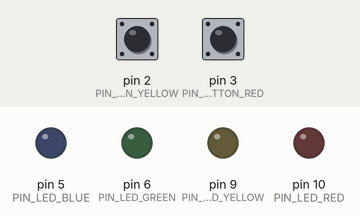
A sketch run on a simulated Arduino Uno, built with avr-gcc and run on an emulated ATmega328P. On the bench: output pins drawn as LEDs (lit = HIGH). The inputs (shaded band) are chosen by the test bench; at power-on: pin 2 (PIN_PUSHBUTTON_YELLOW) HIGH, pin 3 (PIN_PUSHBUTTON_RED) HIGH.

Above: at 1.2 s.
1.3 s: pin 2 (PIN_PUSHBUTTON_YELLOW) pulled LOW for 0.15 s
At 1.37 s:
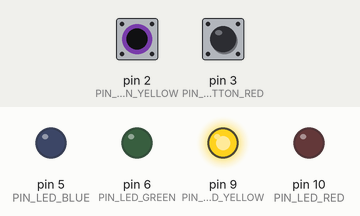
2.9 s: pin 3 (PIN_PUSHBUTTON_RED) pulled LOW for 0.15 s
At 2.98 s:
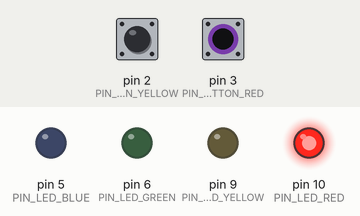
4.5 s: pin 3 (PIN_PUSHBUTTON_RED) pulled LOW for 3.2 s
At 8.0 s:
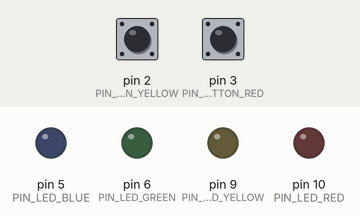
9.2 s: pin 2 (PIN_PUSHBUTTON_YELLOW) pulled LOW for 3.2 s
At 10.3 s:
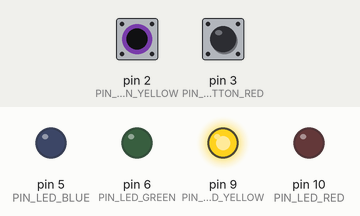
13.9 s: pin 2 (PIN_PUSHBUTTON_YELLOW) driven LOW and pin 3 (PIN_PUSHBUTTON_RED) driven LOW
At 15.4 s:
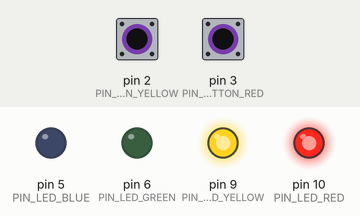
Timing chart, 0 to 16.4 s (numbered marks = the images above; inputs shaded):
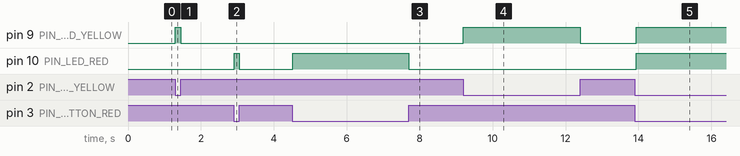

The sketch:

FourLEDsSequencingWithArduinoLibrary.ino
```cpp
#define PIN_LED_RED 10
#define PIN_LED_YELLOW 9
#define PIN_LED_GREEN 6
#define PIN_LED_BLUE 5

#define PIN_PUSHBUTTON_RED 3
#define PIN_PUSHBUTTON_YELLOW 2
#define PIN_PUSHBUTTON_GREEN 1
#define PIN_PUSHBUTTON_BLUE 0

/*** Interrupt flags ***/
volatile int mainEventFlags = 0;
#define FLAG_YELLOW_PUSHBUTTON 0x01
#define FLAG_RED_PUSHBUTTON 0x02

uint8_t greenState = 1;
uint8_t blueState = 1;
uint8_t lastGreenState = 1;
uint8_t lastBlueState = 1;

uint8_t currentIndex = 0;
uint8_t savedLeds[10] = {PIN_LED_BLUE,
                        PIN_LED_BLUE,
                        PIN_LED_BLUE,
                        PIN_LED_BLUE,
                        PIN_LED_BLUE,
                        PIN_LED_BLUE,
                        PIN_LED_BLUE,
                        PIN_LED_BLUE,
                        PIN_LED_BLUE,
                        PIN_LED_BLUE};

void setup()
{
  Serial.begin(9600);
  pinMode(PIN_LED_RED, OUTPUT);
  pinMode(PIN_LED_YELLOW, OUTPUT);
  pinMode(PIN_LED_GREEN, OUTPUT);
  pinMode(PIN_LED_BLUE, OUTPUT);

  pinMode(PIN_PUSHBUTTON_RED, INPUT_PULLUP);
  pinMode(PIN_PUSHBUTTON_YELLOW, INPUT_PULLUP);
  pinMode(PIN_PUSHBUTTON_GREEN, INPUT_PULLUP);
  pinMode(PIN_PUSHBUTTON_BLUE, INPUT_PULLUP);

  attachInterrupt(digitalPinToInterrupt(PIN_PUSHBUTTON_YELLOW), yellow_pushbutton_isr, FALLING);  // RD2 i.e. 2 (isr 0)
  attachInterrupt(digitalPinToInterrupt(PIN_PUSHBUTTON_RED), red_pushbutton_isr, FALLING);  // RD3 i.e. 3 (isr 1)
}

void resetArray() {
  currentIndex = 0;
  savedLeds[0] = PIN_LED_BLUE;
  savedLeds[1] = PIN_LED_BLUE;
  savedLeds[2] = PIN_LED_BLUE;
  savedLeds[3] = PIN_LED_BLUE;
  savedLeds[4] = PIN_LED_BLUE;
  savedLeds[5] = PIN_LED_BLUE;
  savedLeds[6] = PIN_LED_BLUE;
  savedLeds[7] = PIN_LED_BLUE;
  savedLeds[8] = PIN_LED_BLUE;
  savedLeds[9] = PIN_LED_BLUE;
}

void loop()
{
  digitalWrite(PIN_LED_RED, !digitalRead(PIN_PUSHBUTTON_RED));
  digitalWrite(PIN_LED_YELLOW, !digitalRead(PIN_PUSHBUTTON_YELLOW));
  digitalWrite(PIN_LED_GREEN, !digitalRead(PIN_PUSHBUTTON_GREEN));
  digitalWrite(PIN_LED_BLUE, !digitalRead(PIN_PUSHBUTTON_BLUE));

  if (mainEventFlags & FLAG_RED_PUSHBUTTON) {
    delay(20);
    mainEventFlags &= ~FLAG_RED_PUSHBUTTON;
    if (!digitalRead(PIN_PUSHBUTTON_RED)) {
      addLed(PIN_LED_RED);
    }
  }
  if (mainEventFlags & FLAG_YELLOW_PUSHBUTTON) {
    delay(20);
    mainEventFlags &= ~FLAG_YELLOW_PUSHBUTTON;
    if (!digitalRead(PIN_PUSHBUTTON_YELLOW)) {
      addLed(PIN_LED_YELLOW);
    }
  }

  greenState = digitalRead(PIN_PUSHBUTTON_GREEN);
  if (greenState != lastGreenState) {
    if (!greenState) {
      addLed(PIN_LED_GREEN);
    }
    delay(50);  // Delay a little bit to avoid bouncing
  }
  lastGreenState = greenState;

  blueState = digitalRead(PIN_PUSHBUTTON_BLUE);
  if (blueState != lastBlueState) {
    if (!blueState) {
      runSequence();
    }
    delay(50);  // Delay a little bit to avoid bouncing
  }
  lastBlueState = blueState;
}

void addLed(uint8_t newLedPin) {
  if (currentIndex < sizeof(savedLeds)) {
    savedLeds[currentIndex] = newLedPin;
    currentIndex++;
  }
}

void runSequence() {
  digitalWrite(PIN_LED_BLUE, LOW);
  for (int k = 0; k < sizeof(savedLeds); k++) {
    uint8_t activeLedPin = savedLeds[k];
    digitalWrite(activeLedPin, HIGH);
    delay(1000);
    digitalWrite(activeLedPin, LOW);
    delay(100);
  }
  resetArray();
}

// Simple ISRs that set flags only
void yellow_pushbutton_isr() {
  mainEventFlags |= FLAG_YELLOW_PUSHBUTTON;
}

void red_pushbutton_isr() {
  mainEventFlags |= FLAG_RED_PUSHBUTTON;
}
```

Measured:
- after the input at 1.3 s, pin 9 (PIN_LED_YELLOW): LOW → HIGH at once, → LOW 0.15 s later
- after the input at 2.9 s, pin 10 (PIN_LED_RED): LOW → HIGH at once, → LOW 0.13 s later
- after the input at 4.5 s, pin 10 (PIN_LED_RED): LOW → HIGH at once, → LOW 3.2 s later
- after the input at 9.2 s, pin 9 (PIN_LED_YELLOW): LOW → HIGH at once, → LOW 3.2 s later
- after the input at 13.9 s, pin 9 (PIN_LED_YELLOW), pin 10 (PIN_LED_RED): LOW → HIGH at once
